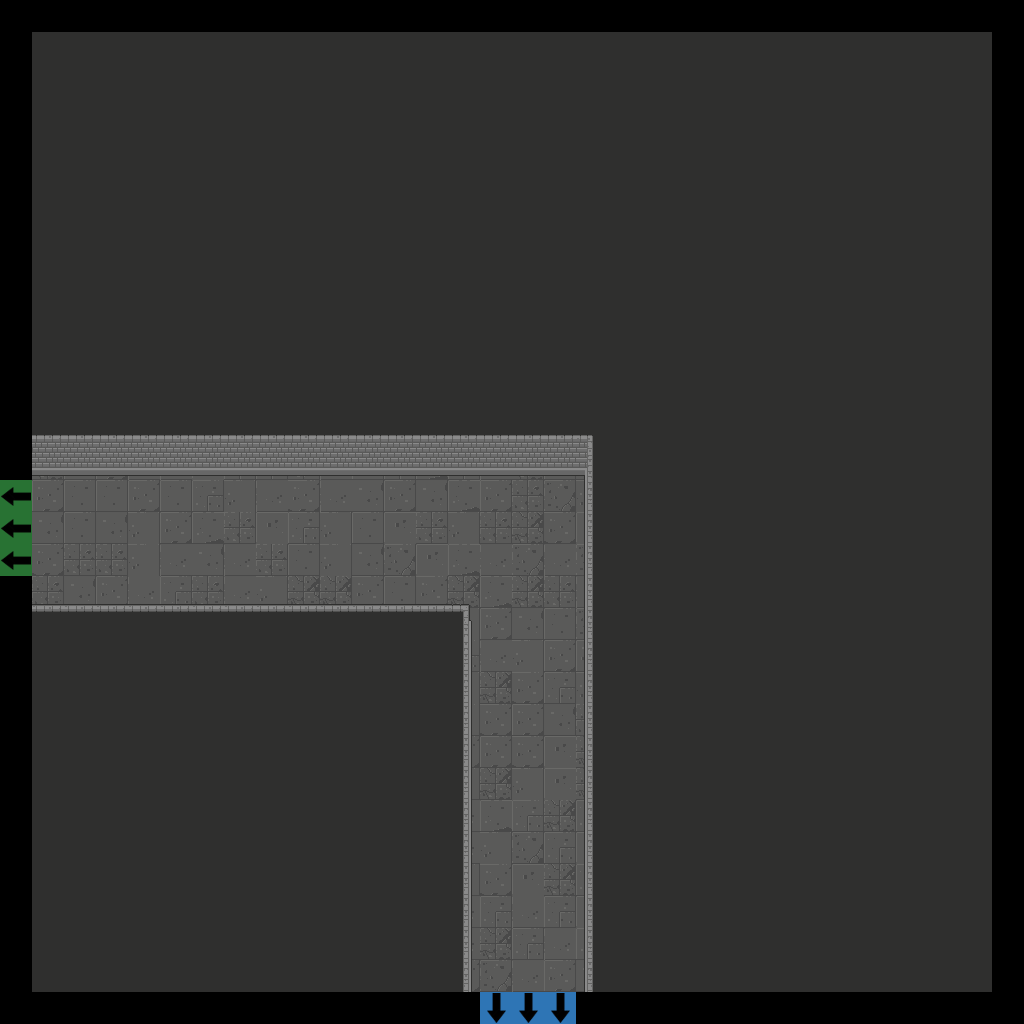

A level layout from a 2D game, rendered from its tile map. Below: a short description, then the map file with tile-grid data replaced by summaries:
An orthogonal 32x32 tile map with 32x32 px tiles, 7 tile layers (Floor, Walls, Doors, Pillars, ...), 2 tilesets.

<map version="1.2" tiledversion="2019.04.18" orientation="orthogonal" renderorder="right-down" width="32" height="32" tilewidth="32" tileheight="32" infinite="0" nextlayerid="22" nextobjectid="1">
 <tileset firstgid="1" source="Dungeon_Tileset_2.tsx" />
 <tileset firstgid="321" source="flags.tsx" />
 <layer id="15" name="Floor" width="32" height="32">
  <data>[1024 cells, 900 non-empty, 12 distinct tile ids]</data>
 </layer>
 <layer id="16" name="Walls" width="32" height="32">
  <data>[1024 cells, 810 non-empty, 11 distinct tile ids]</data>
 </layer>
 <layer id="17" name="Doors" width="32" height="32">
  <data>[1024 cells, 0 non-empty, 0 distinct tile ids]</data>
 </layer>
 <layer id="18" name="Pillars" width="32" height="32">
  <properties>
   <property name="unity:SortingLayer" value="Player" />
  </properties>
  <data>[1024 cells, 0 non-empty, 0 distinct tile ids]</data>
 </layer>
 <layer id="19" name="Candles" width="32" height="32">
  <data>[1024 cells, 0 non-empty, 0 distinct tile ids]</data>
 </layer>
 <layer id="20" name="Debris" width="32" height="32">
  <data>[1024 cells, 0 non-empty, 0 distinct tile ids]</data>
 </layer>
 <layer id="21" name="Flags" width="32" height="32">
  <data>[1024 cells, 6 non-empty, 2 distinct tile ids]</data>
 </layer>
</map>
